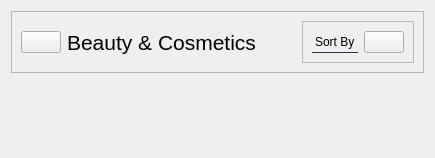
         <widget class="QWidget" name="cosmeticsInvPage">
          <layout class="QVBoxLayout" name="verticalLayout_9">
           <item>
            <widget class="QFrame" name="headerFrame_6">
             <property name="styleSheet">
              <string notr="true">QFrame{
	border-bottom: 1px solid rgb(131, 142, 162);
}
QLabel{
border: none
}</string>
             </property>
             <property name="frameShape">
              <enum>QFrame::StyledPanel</enum>
             </property>
             <property name="frameShadow">
              <enum>QFrame::Raised</enum>
             </property>
             <layout class="QHBoxLayout" name="horizontalLayout_43">
              <item alignment="Qt::AlignLeft">
               <widget class="QPushButton" name="backBtn">
                <property name="text">
                 <string/>
                </property>
                <property name="icon">
                 <iconset resource="../Images/resources.qrc">
                  <normaloff>:/white /White Icons/arrow-left-circle.svg</normaloff>:/white /White Icons/arrow-left-circle.svg</iconset>
                </property>
                <property name="iconSize">
                 <size>
                  <width>30</width>
                  <height>30</height>
                 </size>
                </property>
               </widget>
              </item>
              <item>
               <widget class="QLabel" name="label_70">
                <property name="font">
                 <font>
                  <pointsize>16</pointsize>
                 </font>
                </property>
                <property name="text">
                 <string>Beauty &amp; Cosmetics</string>
                </property>
               </widget>
              </item>
              <item>
               <spacer name="horizontalSpacer_2">
                <property name="orientation">
                 <enum>Qt::Horizontal</enum>
                </property>
                <property name="sizeHint" stdset="0">
                 <size>
                  <width>40</width>
                  <height>20</height>
                 </size>
                </property>
               </spacer>
              </item>
              <item alignment="Qt::AlignRight">
               <widget class="QFrame" name="frame_34">
                <property name="styleSheet">
                 <string notr="true">border-bottom: 1px solid rgb(44, 49, 60)</string>
                </property>
                <property name="frameShape">
                 <enum>QFrame::StyledPanel</enum>
                </property>
                <property name="frameShadow">
                 <enum>QFrame::Raised</enum>
                </property>
                <layout class="QHBoxLayout" name="horizontalLayout_44">
                 <item>
                  <widget class="QLabel" name="label_71">
                   <property name="text">
                    <string>Sort By</string>
                   </property>
                  </widget>
                 </item>
                 <item>
                  <widget class="QPushButton" name="sortBtn_3">
                   <property name="text">
                    <string/>
                   </property>
                   <property name="icon">
                    <iconset resource="../Images/resources.qrc">
                     <normaloff>:/white /White Icons/sliders.svg</normaloff>:/white /White Icons/sliders.svg</iconset>
                   </property>
                   <property name="iconSize">
                    <size>
                     <width>24</width>
                     <height>24</height>
                    </size>
                   </property>
                  </widget>
                 </item>
                </layout>
               </widget>
              </item>
             </layout>
            </widget>
           </item>
           <item>
            <widget class="QScrollArea" name="scrollArea_4">
             <property name="styleSheet">
              <string notr="true">border:none;
color: rgb(44, 49, 60);</string>
             </property>
             <property name="widgetResizable">
              <bool>true</bool>
             </property>
             <widget class="QWidget" name="cosmeticsScrollAreaWidgetContents">
              <property name="geometry">
               <rect>
                <x>0</x>
                <y>0</y>
                <width>756</width>
                <height>304</height>
               </rect>
              </property>
             </widget>
            </widget>
           </item>
          </layout>
         </widget>
